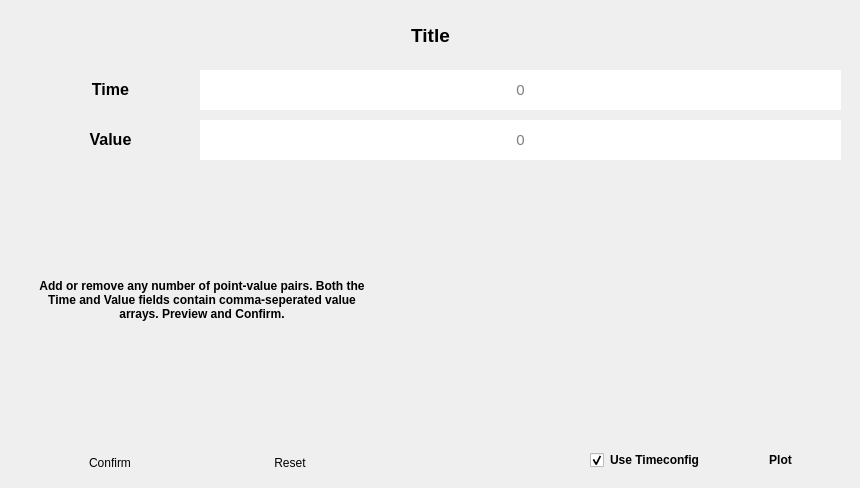
<?xml version="1.0" encoding="UTF-8"?>
<ui version="4.0">
 <class>AddGridTolerance</class>
 <widget class="QDialog" name="AddGridTolerance">
  <property name="geometry">
   <rect>
    <x>0</x>
    <y>0</y>
    <width>860</width>
    <height>488</height>
   </rect>
  </property>
  <property name="windowTitle">
   <string>Dialog</string>
  </property>
  <widget class="QLabel" name="label_2">
   <property name="geometry">
    <rect>
     <x>20</x>
     <y>10</y>
     <width>821</width>
     <height>51</height>
    </rect>
   </property>
   <property name="frameShape">
    <enum>QFrame::NoFrame</enum>
   </property>
   <property name="frameShadow">
    <enum>QFrame::Plain</enum>
   </property>
   <property name="text">
    <string>&lt;html&gt;&lt;head/&gt;&lt;body&gt;&lt;p align=&quot;center&quot;&gt;&lt;span style=&quot; font-size:14pt; font-weight:700;&quot;&gt;Title&lt;/span&gt;&lt;/p&gt;&lt;/body&gt;&lt;/html&gt;</string>
   </property>
  </widget>
  <widget class="QLabel" name="label_10">
   <property name="geometry">
    <rect>
     <x>20</x>
     <y>120</y>
     <width>181</width>
     <height>40</height>
    </rect>
   </property>
   <property name="styleSheet">
    <string notr="true">border-top-right-radius: 0px; border-bottom-right-radius: 0px; border-right-width: 0px;</string>
   </property>
   <property name="text">
    <string>&lt;html&gt;&lt;head/&gt;&lt;body&gt;&lt;p align=&quot;center&quot;&gt;&lt;span style=&quot; font-size:12pt; font-weight:700;&quot;&gt;Value&lt;/span&gt;&lt;/p&gt;&lt;/body&gt;&lt;/html&gt;</string>
   </property>
  </widget>
  <widget class="QPushButton" name="button_reset">
   <property name="geometry">
    <rect>
     <x>200</x>
     <y>445</y>
     <width>180</width>
     <height>36</height>
    </rect>
   </property>
   <property name="styleSheet">
    <string notr="true">border-top-left-radius: 0px; border-bottom-left-radius: 0px; border-left-width: 0px;</string>
   </property>
   <property name="text">
    <string>Reset</string>
   </property>
  </widget>
  <widget class="QPushButton" name="button_confirm">
   <property name="geometry">
    <rect>
     <x>20</x>
     <y>445</y>
     <width>180</width>
     <height>36</height>
    </rect>
   </property>
   <property name="styleSheet">
    <string notr="true">border-top-right-radius: 0px; border-bottom-right-radius: 0px; border-right-width: 0px;</string>
   </property>
   <property name="text">
    <string>Confirm</string>
   </property>
  </widget>
  <widget class="QLabel" name="label_12">
   <property name="geometry">
    <rect>
     <x>20</x>
     <y>70</y>
     <width>181</width>
     <height>40</height>
    </rect>
   </property>
   <property name="styleSheet">
    <string notr="true">border-top-right-radius: 0px; border-bottom-right-radius: 0px; border-right-width: 0px;</string>
   </property>
   <property name="text">
    <string>&lt;html&gt;&lt;head/&gt;&lt;body&gt;&lt;p align=&quot;center&quot;&gt;&lt;span style=&quot; font-size:12pt; font-weight:700;&quot;&gt;Time&lt;/span&gt;&lt;/p&gt;&lt;/body&gt;&lt;/html&gt;</string>
   </property>
  </widget>
  <widget class="QLineEdit" name="textinput_time">
   <property name="geometry">
    <rect>
     <x>200</x>
     <y>70</y>
     <width>641</width>
     <height>40</height>
    </rect>
   </property>
   <property name="font">
    <font>
     <pointsize>11</pointsize>
    </font>
   </property>
   <property name="styleSheet">
    <string notr="true">border-top-left-radius: 0px; border-bottom-left-radius: 0px; border-left-width: 0px;</string>
   </property>
   <property name="text">
    <string/>
   </property>
   <property name="frame">
    <bool>true</bool>
   </property>
   <property name="alignment">
    <set>Qt::AlignCenter</set>
   </property>
   <property name="placeholderText">
    <string>0</string>
   </property>
  </widget>
  <widget class="QLabel" name="label_info">
   <property name="geometry">
    <rect>
     <x>20</x>
     <y>170</y>
     <width>361</width>
     <height>261</height>
    </rect>
   </property>
   <property name="styleSheet">
    <string notr="true">padding: 5%;</string>
   </property>
   <property name="lineWidth">
    <number>1</number>
   </property>
   <property name="text">
    <string>&lt;html&gt;&lt;head/&gt;&lt;body&gt;&lt;p align=&quot;center&quot;&gt;&lt;span style=&quot; font-weight:700;&quot;&gt;Add or remove any number of point-value pairs. Both the Time and Value fields contain comma-seperated value arrays. Preview and Confirm.&lt;/span&gt;&lt;/p&gt;&lt;/body&gt;&lt;/html&gt;</string>
   </property>
   <property name="wordWrap">
    <bool>true</bool>
   </property>
  </widget>
  <widget class="QPushButton" name="button_plot">
   <property name="geometry">
    <rect>
     <x>720</x>
     <y>440</y>
     <width>121</width>
     <height>40</height>
    </rect>
   </property>
   <property name="font">
    <font>
     <bold>true</bold>
    </font>
   </property>
   <property name="styleSheet">
    <string notr="true">border-top-left-radius: 0px; border-bottom-left-radius: 0px; border-left-width: 0px;</string>
   </property>
   <property name="text">
    <string>Plot</string>
   </property>
  </widget>
  <widget class="PlotWidget" name="plot_points" native="true">
   <property name="geometry">
    <rect>
     <x>390</x>
     <y>170</y>
     <width>451</width>
     <height>256</height>
    </rect>
   </property>
  </widget>
  <widget class="QCheckBox" name="input_use_timeconfig">
   <property name="geometry">
    <rect>
     <x>590</x>
     <y>440</y>
     <width>131</width>
     <height>40</height>
    </rect>
   </property>
   <property name="font">
    <font>
     <bold>true</bold>
    </font>
   </property>
   <property name="statusTip">
    <string/>
   </property>
   <property name="styleSheet">
    <string notr="true">border-top-right-radius: 0px; border-bottom-right-radius: 0px; border-right-width: 0px;</string>
   </property>
   <property name="text">
    <string>Use Timeconfig</string>
   </property>
   <property name="checked">
    <bool>true</bool>
   </property>
  </widget>
  <widget class="QLineEdit" name="textinput_value">
   <property name="geometry">
    <rect>
     <x>200</x>
     <y>120</y>
     <width>641</width>
     <height>40</height>
    </rect>
   </property>
   <property name="font">
    <font>
     <pointsize>11</pointsize>
    </font>
   </property>
   <property name="styleSheet">
    <string notr="true">border-top-left-radius: 0px; border-bottom-left-radius: 0px; border-left-width: 0px;</string>
   </property>
   <property name="text">
    <string/>
   </property>
   <property name="frame">
    <bool>true</bool>
   </property>
   <property name="alignment">
    <set>Qt::AlignCenter</set>
   </property>
   <property name="placeholderText">
    <string>0</string>
   </property>
  </widget>
  <zorder>label_2</zorder>
  <zorder>label_10</zorder>
  <zorder>button_confirm</zorder>
  <zorder>button_reset</zorder>
  <zorder>label_12</zorder>
  <zorder>textinput_time</zorder>
  <zorder>label_info</zorder>
  <zorder>button_plot</zorder>
  <zorder>plot_points</zorder>
  <zorder>input_use_timeconfig</zorder>
  <zorder>textinput_value</zorder>
 </widget>
 <customwidgets>
  <customwidget>
   <class>PlotWidget</class>
   <extends>QWidget</extends>
   <header location="global">plotwidget.h</header>
   <container>1</container>
  </customwidget>
 </customwidgets>
 <resources/>
 <connections/>
</ui>
